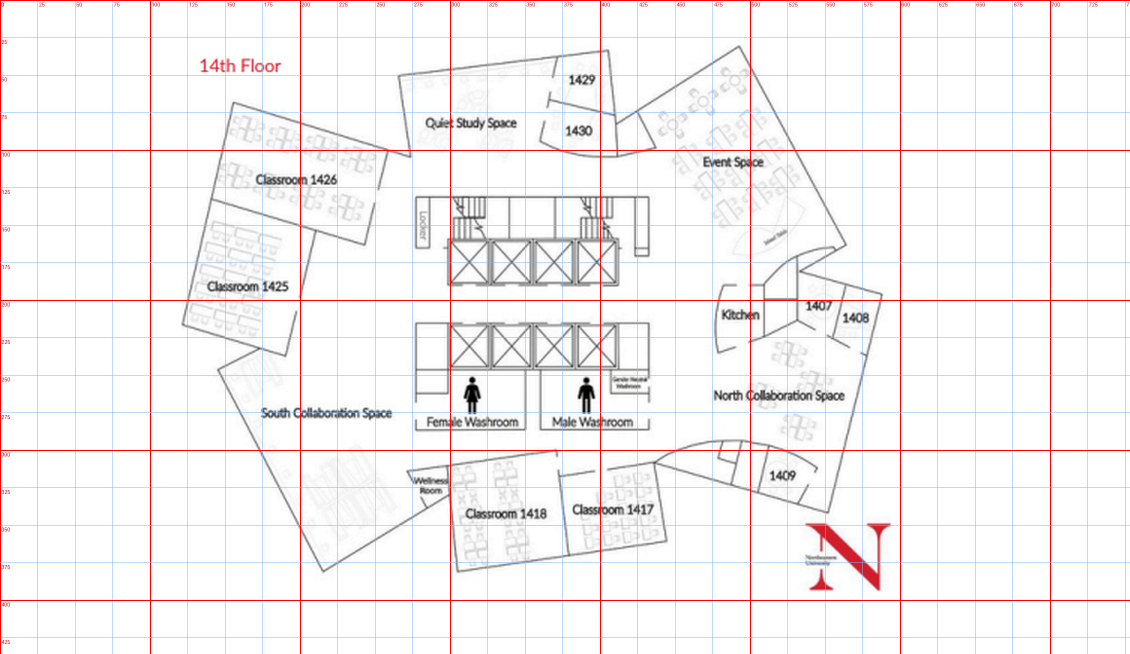
#> input picture world/data/source/floor-14-grid-reference.png, 2259 x 1308 px (shown at 1/2 size)
$ python -i extract_furniture.py   (imports and definitions only)
#> lines starting #> are read from the running program, lines starting #| are printed output that depends on the picture; after the words box and inside, x2 and y2 are one past the last pixel; in counts of white or black regions, pixels touching at a corner belong together
#> further down, picture is the input picture: shape (1308, 2259, 3); mean B, G, R 244.5, 243, 246.1
"""Extract furniture footprints from the floor-14 source drawing into world/data/floor-14-furniture.json.

WHY THIS EXISTS
---------------
The wall geometry in floor-14.json is objectively clean now (84 walls, no duplicate pairs, no
crossings, no T-gaps), but every room still renders as an empty grey volume, so the scene reads as
a WALL DIAGRAM rather than as a building. The source drawing has furniture in essentially every
room; this script recovers it.

WHY IT IS SEPARABLE AT ALL
--------------------------
floor-14.json's own `source` note records that the wall extraction "isolates dark wall ink from
light-grey furniture" with an OpenCV intensity threshold at 180. That is the whole trick, run in
reverse: the drawing is a two-tone line drawing where structure (walls, doors, room labels, the
washroom pictograms) is near-black ink and furniture is a much lighter grey line weight. So the
same threshold that defined "wall" defines "not wall", and the band just above it is furniture.

WHAT THIS DOES *NOT* TOUCH
--------------------------
It never reads or writes floor-14.json. That file is deployed, schema-validated server-side, and
asserted by tests; furniture is emitted to its own file so the two can never interfere. The output
is RENDER-ONLY data (see Furniture.tsx) and is deliberately absent from the navmesh build.

Run: python world/data/tools/extract_furniture.py [--overlay out.png]
"""

from __future__ import annotations

import argparse
import json
import math
import os
from typing import Iterable

import cv2
import numpy as np

# ---------------------------------------------------------------------------
# Geometry: the image/meters transform recorded in floor-14.json's `source` note.
# px = x / PIXELS_TO_METERS, py = PIXEL_Y_ORIGIN - z / PIXELS_TO_METERS
# ---------------------------------------------------------------------------
PIXELS_TO_METERS = 0.055644
PIXEL_Y_ORIGIN = 472

REPO_ROOT = os.path.abspath(os.path.join(os.path.dirname(__file__), "..", "..", ".."))
SOURCE_IMAGE = os.path.join(REPO_ROOT, "world", "data", "source", "floor-14-plan-hires.png")
FLOOR_PLAN = os.path.join(REPO_ROOT, "world", "data", "floor-14.json")
OUTPUT = os.path.join(REPO_ROOT, "world", "data", "floor-14-furniture.json")
# The browser build serves its own copy out of public/, exactly like floor-14.json does (see
# world-client/src/net/useFloorPlan.ts). floor-14.json's two copies are kept in step by hand and
# guarded by a byte-comparison test because a human edits that file; nobody hand-edits this one, so
# the cheaper and stricter answer is for the generator to write both copies itself and leave no
# window in which they can differ.
CLIENT_OUTPUT = os.path.join(REPO_ROOT, "world-client", "public", "data", "floor-14-furniture.json")

# ---------------------------------------------------------------------------
# Thresholds. Every one of these was tuned by rendering the resulting mask over the source
# drawing and looking at it, not guessed; the justification is recorded next to each.
# ---------------------------------------------------------------------------

# Anything darker than this is structural ink: walls, door swings, room labels, the washroom
# pictograms, the "Northeastern University" wordmark. Exactly the constant the wall extraction
# used, restated here rather than re-derived, so "furniture" is by construction the complement of
# "wall" and the two passes can never disagree about a pixel.
WALL_INK_MAX = 180

# Upper end of the furniture band. Measured, not guessed: sampling the light-grey line work per
# room gives a median of ~234 in Classroom 1426 but ~245/246 in the South Collaboration Space and
# the Quiet Study Space, which are drawn at a noticeably lighter line weight. A ceiling of 235
# therefore silently loses two entire rooms' worth of furniture. Pushing past ~248 starts pulling
# in the paper-white antialiasing gradient itself (component count jumps from ~170 to ~500 while
# the pixel count barely moves, i.e. pure speckle), so 247 is the last value that still gains real
# furniture rather than noise.
FURNITURE_MAX = 247

# Dark ink is antialiased, so every wall and every text glyph is wrapped in a one-to-three pixel
# fringe that lands squarely inside the furniture band. Growing the ink mask by this many 3x3
# dilations before subtracting it removes those fringes. Three iterations, not one: at one or two
# a visible hairline survives along the long exterior walls and would be emitted as a 5m "table"
# lying on the wall. This is also what removes TEXT for free -- room labels are black ink, so the
# glyphs are in the ink mask and their halos are in its dilation, and no text-shape heuristic is
# needed at all.
INK_HALO_DILATIONS = 3

# The light-grey strokes are thin enough that antialiasing breaks them into dashes, so a closing
# is needed to rejoin one desk's own outline before connected-component labelling. The kernel SIZE
# is the whole ballgame and was decided by looking at Classroom 1425, the densest desk field on the
# plan: with a 3x3 kernel the entire field collapses into 2 components and the room renders as one
# 3.7m slab; with no closing at all the field separates correctly into ~20 desks but the two
# lightest-drawn rooms (Quiet Study, South Collaboration) fragment into sub-noise-floor specks and
# lose most of their furniture. A 2x2 kernel bridges the one-pixel antialiasing dashes without
# reaching across the several-pixel gap the drawing leaves between neighbouring desks: 93 items,
# desk-level granularity in 1425, and Quiet Study still covered.
STROKE_CLOSE_KERNEL = np.ones((2, 2), np.uint8)

# --- component filters ---------------------------------------------------------------------
# Fewer than this many pixels is a speck of antialiasing, not a drawn object.
MIN_COMPONENT_AREA_PX = 8
# ~3.6px. Below this nothing in the drawing is a distinguishable object.
MIN_LONG_SIDE_M = 0.20
# The whole floor plate is ~35m across. Anything longer than this is a leak, not a piece of
# furniture; nothing legitimate in this drawing comes close.
MAX_LONG_SIDE_M = 8.0
# Under ~2px wide. A real drawn object always has two strokes and therefore some width; a
# sub-2px-wide sliver is a surviving antialiasing fringe.
MIN_SHORT_SIDE_M = 0.10

# --- over-merged component splitting -------------------------------------------------------
# The closing kernel above is a single global compromise and two places on the plan lose it:
# Classroom 1425's middle pair of desk rows fuse into one 3.56 x 2.16m block, and the South
# Collaboration Space's booth field fuses into one 3.76 x 3.43m block. A bigger kernel makes 1425
# worse and a smaller one starves the lightly-drawn rooms, so no single kernel can win and the
# repair has to happen after labelling, on the components that are actually wrong.
#
# WHICH COMPONENTS ARE ACTUALLY WRONG: measured, not assumed. Sorting every component by the SHORT
# side of its oriented box gives 3.434m, 2.155m, then 1.391m and a dense tail below that. Nothing
# on this plan is a single object more than ~1.4m across its short axis (that tail is round tables
# and single desks-with-chair), so the population itself hands us the cut point: a gate anywhere in
# (1.40, 2.15) selects exactly the two known slabs and nothing else. 1.50 sits in that gap with
# room on both sides. Fill ratio was tried first and rejected: everything here is hollow line work,
# so fill ratio just tracks size (0.26 for the slabs but also 0.12 for a perfectly good single
# item) and does not separate the two populations.
SPLIT_MIN_SHORT_SIDE_M = 1.50

# A cut is only made where the drawing shows a GAP, i.e. a bin of the 1px density profile whose
# count is a small fraction of the typical density on both sides of it. Measured on the two slabs:
# 1425's row separation scores 0.17, and South Collaboration's two booth-column gaps score 0.30 and
# 0.32. The deepest *interior* dip in the piece that is left over after those cuts scores 0.50, and
# that piece is genuinely two rows of booths drawn back to back sharing one line, so there is no
# gap there to find. 0.35 is therefore the only band that takes every real gap and invents none.
SPLIT_VALLEY_RATIO = 0.35

# Both cut-side margins, in pixels (~0.33m). Keeps a cut from shaving a sliver off one end, and
# means the median density used to normalise the valley is computed over a meaningful run.
SPLIT_MIN_PIECE_PX = 6

# Recursion bound. In practice the deepest chain observed is 2 (South Collaboration), so this is
# purely a guarantee that the routine terminates on unexpected input.
SPLIT_MAX_DEPTH = 4

# --- rendered heights ----------------------------------------------------------------------
# Two tiers only, chosen from footprint size, because the drawing itself only distinguishes two
# kinds of thing: seats and the surfaces they sit at. Both stay far below the 2.1m partitions so
# furniture can never be confused for a wall.
SEAT_MAX_LONG_SIDE_M = 0.70
SEAT_HEIGHT_M = 0.45
TABLE_HEIGHT_M = 0.75


def load_floor_plan() -> dict:
    with open(FLOOR_PLAN, "r", encoding="utf-8") as fh:
        return json.load(fh)


# [13 lines left out: function point_in_polygon, not called in this run]


def px_to_m(px: float, py: float) -> tuple[float, float]:
    return px * PIXELS_TO_METERS, (PIXEL_Y_ORIGIN - py) * PIXELS_TO_METERS


def build_furniture_mask(image_bgr: np.ndarray) -> np.ndarray:
    """Binary mask of light-grey furniture line work, with structural ink and its halo removed."""
    gray = cv2.cvtColor(image_bgr, cv2.COLOR_BGR2GRAY)
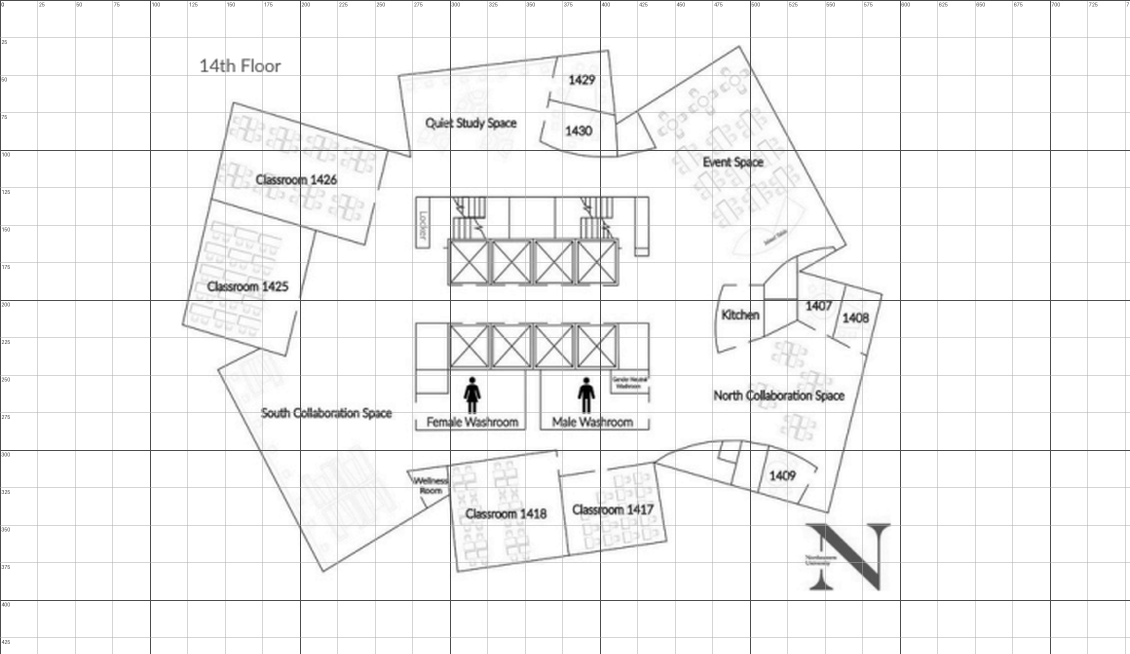
#> gray: shape (1308, 2259) (shown at 1/2 size); min 0, max 255, mean 244.1
    ink = (gray < WALL_INK_MAX).astype(np.uint8)
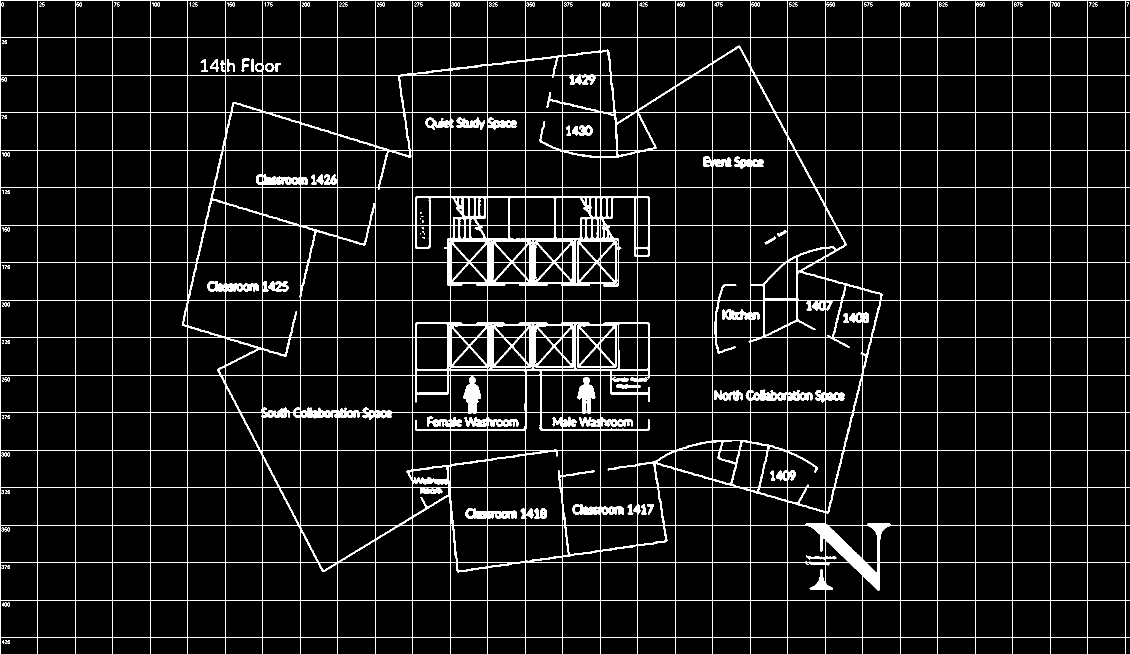
#> ink: shape (1308, 2259) (shown at 1/2 size); values 0 (black) and 1 (white), 7% white; 166 white regions (102 under 20 px), largest, box (x1, y1, x2, y2) and area: (0, 0, 2259, 1308) 198743, (913, 235, 970, 260) 761, (1428, 780, 1486, 802) 748
    ink_halo = cv2.dilate(ink, np.ones((3, 3), np.uint8), iterations=INK_HALO_DILATIONS)
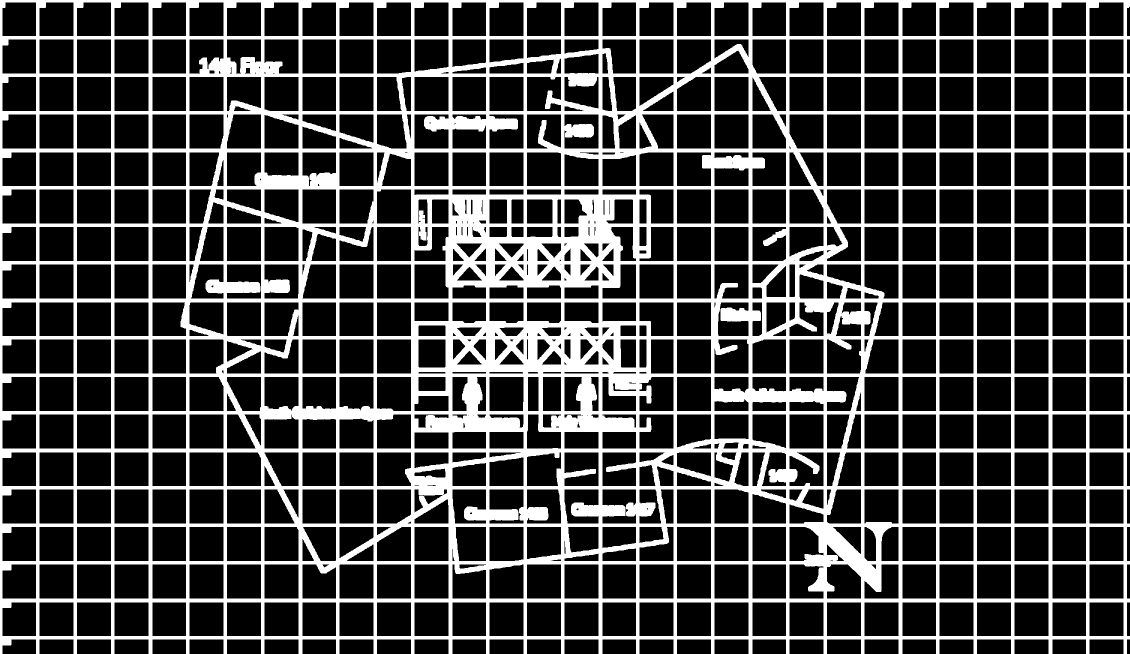
#> ink_halo: shape (1308, 2259) (shown at 1/2 size); values 0 (black) and 1 (white), 26.1% white; 1 white region, box (x1, y1, x2, y2) and area: (0, 0, 2259, 1308) 771171
    band = ((gray >= WALL_INK_MAX) & (gray < FURNITURE_MAX)).astype(np.uint8)
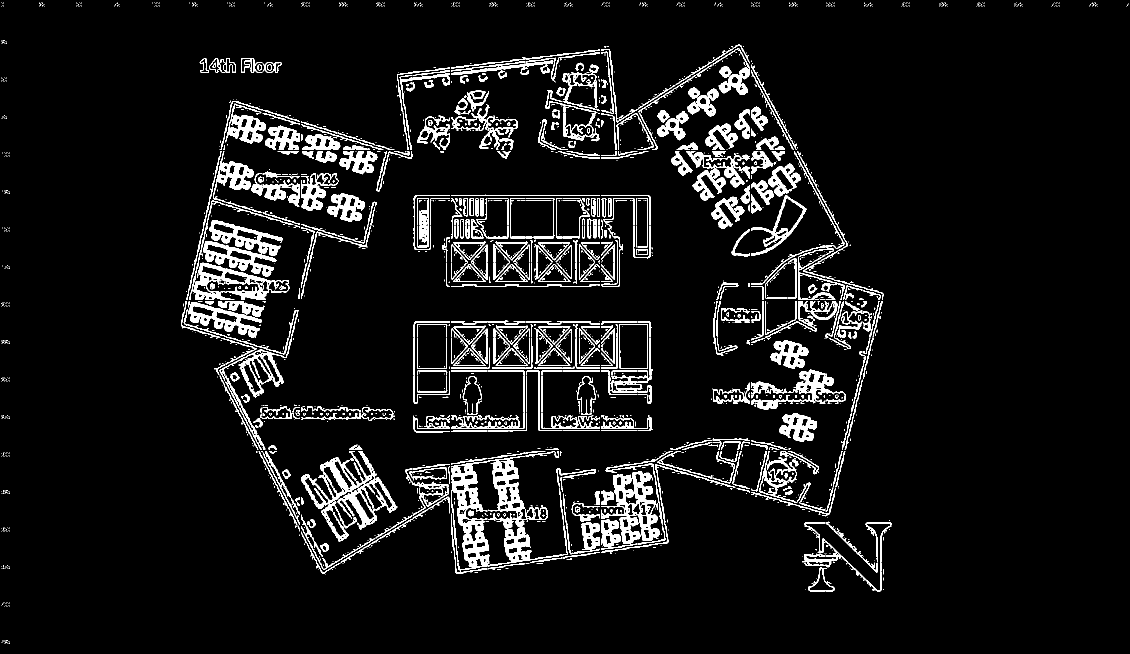
#> band: shape (1308, 2259) (shown at 1/2 size); values 0 (black) and 1 (white), 7% white; 2701 white regions (1889 under 20 px), largest, box (x1, y1, x2, y2) and area: (451, 226, 525, 287) 2262, (921, 1051, 975, 1125) 2253, (976, 976, 1050, 1050) 2219
    mask = band & (1 - ink_halo)
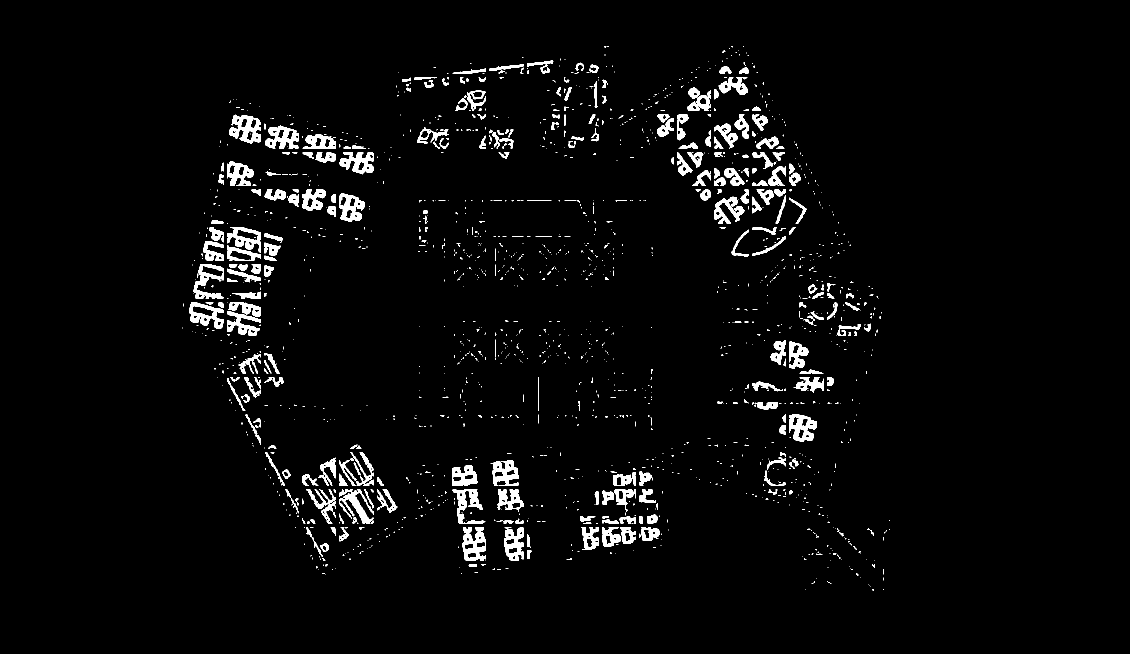
#> mask: shape (1308, 2259) (shown at 1/2 size); values 0 (black) and 1 (white), 3.2% white; 1694 white regions (1401 under 20 px), largest, box (x1, y1, x2, y2) and area: (458, 229, 522, 287) 2035, (925, 1054, 972, 1122) 1979, (679, 979, 747, 1047) 1749
    return cv2.morphologyEx(mask, cv2.MORPH_CLOSE, STROKE_CLOSE_KERNEL)
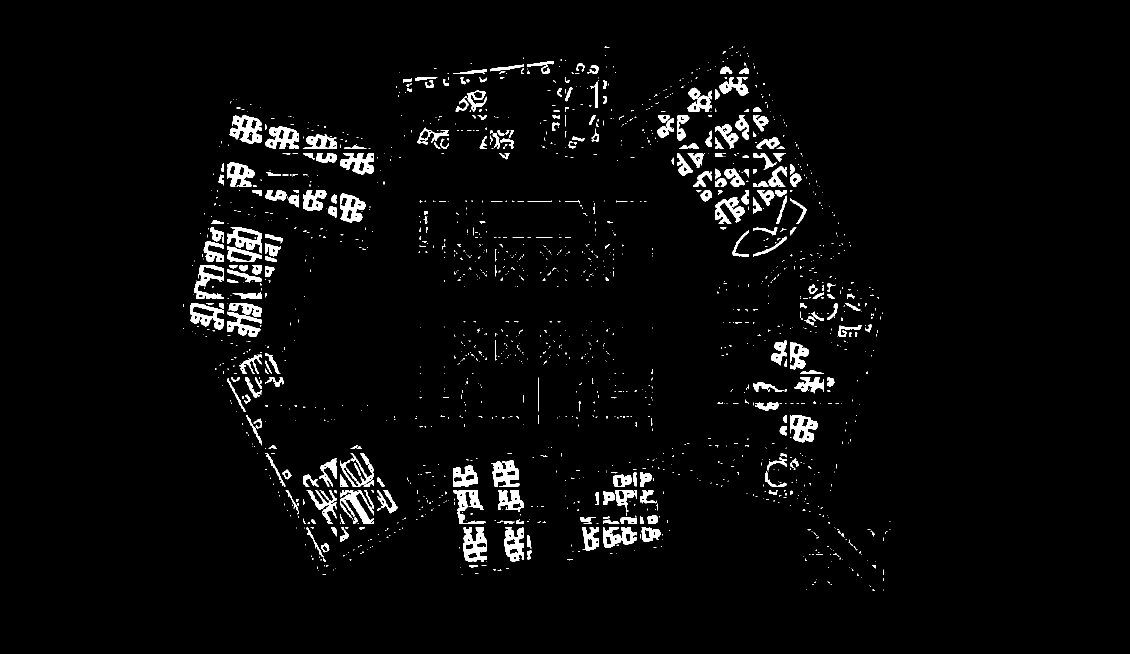
#> returned value: shape (1308, 2259) (shown at 1/2 size); values 0 (black) and 1 (white), 3.2% white; 1645 white regions (1357 under 20 px), largest, box (x1, y1, x2, y2) and area: (459, 230, 523, 288) 2041, (926, 1055, 973, 1123) 1985, (680, 980, 748, 1048) 1776


# [321 lines left out: functions rect_axes, find_valley_cut, connected_pieces, split_over_merged, segment_intersects_rect, extract and 3 more, not called in this run]


# [2 lines not run here, left out]

>>> import cv2
>>> picture = cv2.imread('../source/floor-14-grid-reference.png')
>>> result = build_furniture_mask(picture)
